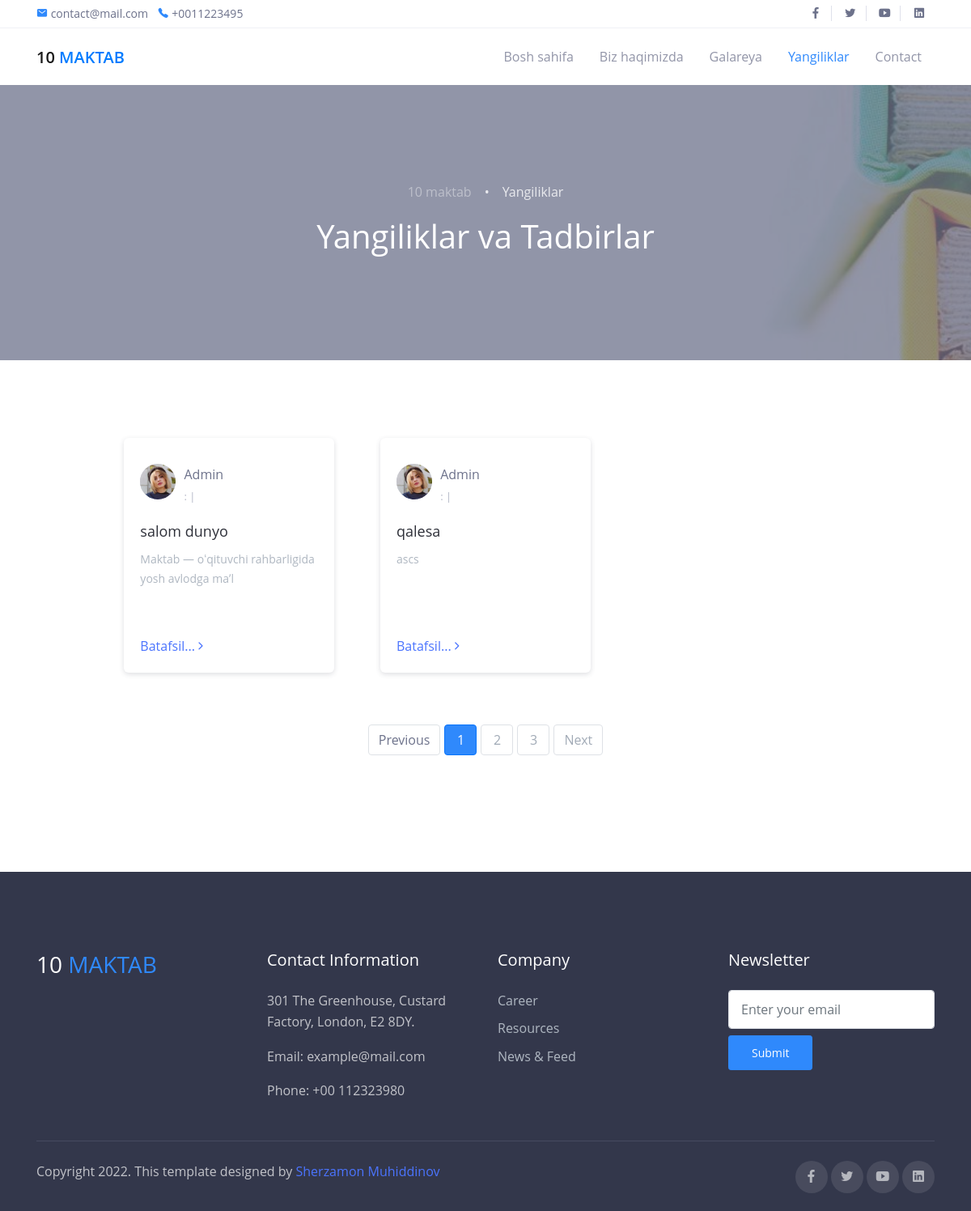
Page /news/ on the committed database.
### home/models.py (models this page shows, shortened)
class News(models.Model):
	title = models.CharField(max_length=200, blank=True, null=True)
	img1 = models.ImageField(upload_to="media/news",blank=True,null=True)
	img2 = models.ImageField(upload_to="media/news",blank=True,null=True)
	text=models.TextField(null=True,blank=True)
	slug = models.SlugField(null=True,blank=True, max_length=125)

class Autor(models.Model):
	name=models.CharField(max_length=200,null=True,blank=True)
	img=models.ImageField(upload_to="media/autor",blank=True,null=True)

### home/views.py (the view)
# urls.py: path('news/', NewsPageView, name='news'),
def NewsPageView(request):
    banner = Banner.objects.last()
    autor=Autor.objects.last()
    news = News.objects.all()
    news_list = []
    for i in news:
        news_list.append(i)
    context={
        "autor":autor,
        "news_list": news_list,
         "img1":banner.img1}
    return render(request=request, template_name='blog.html',context=context)

### templates/blog.html (shortened to what this page needs)
<!DOCTYPE html>
{% load static %}
<html lang="en">
<head>
  <link rel="stylesheet" href="{% static  "assets/css/bootstrap.css"   %}">
  <link rel="stylesheet" href="{% static   "assets/css/maicons.css"  %}">
  <link rel="stylesheet" href="{% static "assets/vendor/animate/animate.css"    %}">
  <link rel="stylesheet" href="{% static   "assets/vendor/owl-carousel/css/owl.carousel.css"  %}">
  <link rel="stylesheet" href="{% static   "assets/vendor/fancybox/css/jquery.fancybox.css"  %}">
  <link rel="stylesheet" href="{% static    "assets/css/theme.css" %}">
</head>
<body>
  <header>
    <div class="top-bar">
      <div class="container">
        <div class="row align-items-center">
          <div class="col-md-8">
            <div class="d-inline-block">
              <span class="mai-mail fg-primary"></span> <a href="mailto:contact@mail.com">contact@mail.com</a>
            </div>
            <div class="d-inline-block ml-2">
              <span class="mai-call fg-primary"></span> <a href="tel:+0011223495">+0011223495</a>
            </div>
          </div>
          <div class="col-md-4 text-right d-none d-md-block">
            <div class="social-mini-button">
              <a href="#"><span class="mai-logo-facebook-f"></span></a>
              <a href="#"><span class="mai-logo-twitter"></span></a>
              <a href="#"><span class="mai-logo-youtube"></span></a>
              <a href="#"><span class="mai-logo-linkedin"></span></a>
            </div>
          </div>
        </div>
      </div>
    </div>
    <nav class="navbar navbar-expand-lg navbar-light">
      <div class="container">
        <a href="{% url  "home" %}" class="navbar-brand">10 <span class="text-primary">MAKTAB </span></a>
        <div class="navbar-collapse collapse" id="navbarContent">
          <ul class="navbar-nav ml-auto pt-3 pt-lg-0">
            <li class="nav-item">
              <a href="{%   url  "home" %}" class="nav-link">Bosh sahifa</a>
            </li>
            <li class="nav-item">
              <a href="{%  url "about" %}" class="nav-link">Biz haqimizda</a>
            </li>
            <li class="nav-item">
              <a href="{% url   "galarey" %}" class="nav-link">Galareya</a>
            </li>
            <li class="nav-item active">
              <a href="{%  url  "news" %}" class="nav-link">Yangiliklar</a>
            </li>
            <li class="nav-item">
              <a href="{%   url "contact" %}" class="nav-link">Contact</a>
            </li>
          </ul>
        </div>
      </div>
    </nav>
    <div class="page-banner bg-img bg-img-parallax overlay-dark" style="background-image: url({{ img1.url }})">
      <div class="container h-100">
        <div class="row justify-content-center align-items-center h-100">
          <div class="col-lg-8">
            <nav aria-label="breadcrumb">
              <ol class="breadcrumb breadcrumb-dark bg-transparent justify-content-center py-0">
                <li class="breadcrumb-item"><a href="{%  url "home" %}">10 maktab</a></li>
                <li class="breadcrumb-item active" aria-current="page">Yangiliklar</li>
              </ol>
            </nav>
            <h1 class="fg-white text-center">Yangiliklar va Tadbirlar</h1>
          </div>
        </div>
      </div>
    </div>
  </header>
  <main>
    <div class="page-section">
      <div class="container">
        <div class="row justify-content-center">
          <div class="col-lg-10">
            <div class="row">
                {% for new in news_list %}
              <div class="col-md-6 col-lg-4 py-3">
                <div class="card-blog">
                  <div class="header">
                    <div class="avatar">
                      <img src={{ autor.img.url }} alt="">
                    </div>
                    <div class="entry-footer">
                      <div class="post-author">{{ autor.name }}</div>
                      <a href="#" class="post-date">{{ new.datetime.hour}}:{{ new.datetime.minute }}  | {{ new.datetime.date}}</a>
                    </div>
                  </div>
                  <div class="body">
                    <div class="post-title"><a href="{% url "news_detail" new.slug %}">{{ new.title }}</a></div>
                    <div class="post-excerpt">{{ new.text | slice:'50'}}</div>
                  </div>
                  <div class="footer">
                    <a href="{% url "news_detail" new.slug  %}">Batafsil...<span class="mai-chevron-forward text-sm"></span></a>
                  </div>
                </div>
              </div>
                {% endfor %}
              <div class="col-12 my-5">
                <nav aria-label="Page Navigation">
                  <ul class="pagination justify-content-center">
                    <li class="page-item disabled">
                      <a class="page-link" href="#" tabindex="-1" aria-disabled="true">Previous</a>
                    </li>
                    <li class="page-item active" aria-current="page">
                      <a class="page-link" href="#">1 <span class="sr-only">(current)</span></a>
                    </li>
                    <li class="page-item">
                      <a class="page-link" href="#">2</a>
                    </li>
                    <li class="page-item"><a class="page-link" href="#">3</a></li>
                    <li class="page-item">
                      <a class="page-link" href="#">Next</a>
                    </li>
                  </ul>
                </nav>
              </div>
            </div>
          </div>
        </div>
      </div>
    </div>
  </main>
  <footer class="page-footer">
    <div class="container">
      <div class="row">
        <div class="col-lg-3 py-3">
          <h3>10 <span class="fg-primary">MAKTAB</span></h3>
        </div>
        <div class="col-lg-3 py-3">
          <h5>Contact Information</h5>
          <p>301 The Greenhouse, Custard Factory, London, E2 8DY.</p>
          <p>Email: example@mail.com</p>
          <p>Phone: +00 112323980</p>
        </div>
        <div class="col-lg-3 py-3">
          <h5>Company</h5>
          <ul class="footer-menu">
            <li><a href="#">Career</a></li>
            <li><a href="#">Resources</a></li>
            <li><a href="#">News & Feed</a></li>
          </ul>
        </div>
        <div class="col-lg-3 py-3">
          <h5>Newsletter</h5>
          <form action="#">
            <input type="text" class="form-control" placeholder="Enter your email">
            <button type="submit" class="btn btn-primary btn-sm mt-2">Submit</button>
          </form>
        </div>
      </div>
      <hr>
      <div class="row mt-4">
        <div class="col-md-6">
          <p>Copyright 2022. This template designed by <a href="http://sherzamon.uz">Sherzamon Muhiddinov</a></p>
        </div>
        <div class="col-md-6 text-right">
          <div class="sosmed-button">
            <a href="#"><span class="mai-logo-facebook-f"></span></a>
            <a href="#"><span class="mai-logo-twitter"></span></a>
            <a href="#"><span class="mai-logo-youtube"></span></a>
            <a href="#"><span class="mai-logo-linkedin"></span></a>
          </div>
        </div>
      </div>
    </div>
  </footer>
</body>
</html>

### rows in the picture
News: img (picture), title "salom dunyo", text "Maktab — oʻqituvchi rahbarligida yosh avlodga maʼl"
Autor: name "Admin"
News: img (picture), title "qalesa", text "ascs"
